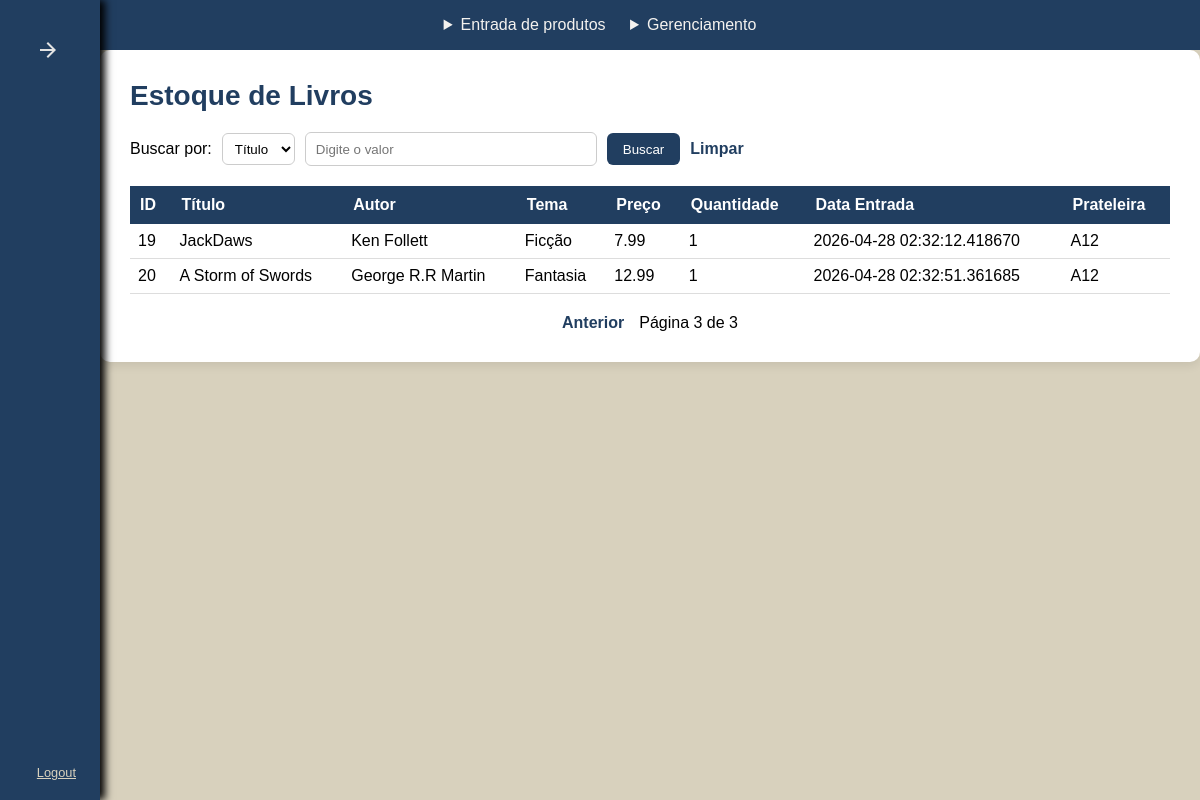
Screenshot of /livros?page=3 (signed in) with the database file from the repository.
### models/livro.py (models this page shows)
class Livro(db.Model):
    id = db.Column(
        db.Integer,
        primary_key=True
    )
    titulo = db.Column(
        db.String(200),
        nullable=False
    )
    autor = db.Column(
        db.String(150),
        nullable=False
    )
    preco_compra = db.Column(
        db.Float,
        nullable=False
    )
    quantidade = db.Column(
        db.Integer,
        nullable=False
    )
    tema = db.Column(
        db.String(100),
        nullable=False
    )
    data_entrada = db.Column(
        db.DateTime,
        default=datetime.utcnow
    )
    id_prateleira = db.Column(
        db.Integer,
        db.ForeignKey("prateleira.id"),
        nullable=False
    )
    prateleira = db.relationship( "Prateleira", backref="livros")

### models/prateleira.py (models this page shows)
class Prateleira(db.Model):
    id = db.Column(
        db.Integer,
        primary_key=True
    )
    codigo = db.Column(
        db.String(10),
        unique=True,
        nullable=False
    )
    descricao = db.Column(
        db.String(100)
    )
    id_setor = db.Column(
        db.Integer,
        db.ForeignKey("setor.id"),
        nullable=False
    )
    setor = db.relationship(
    "Setor",
    backref="prateleiras"
    )

### routes/estoque/listar_produtos.py (the view, shortened to what this page needs)
@listar_produtos_bp.route("/livros")
@login_required
def listar_livros():
    busca = request.args.get("busca")
    tipo_busca = request.args.get("tipo_busca", "titulo")
    query = Livro.query
    page = request.args.get("page", 1, type=int)
    livros = query.paginate(
        page=page,
        per_page=9
    )
    return render_template(
        "estoque/listar.html",
        livros=livros,
        busca=busca,
        tipo_busca=tipo_busca
    )

### auth.py (called while the page is built)
def login_required(func):
    @wraps(func)
    def wrapper(*args, **kwargs):
        if "usuario_id" not in session:
            return redirect(url_for("login.login"))
        return func(*args, **kwargs)
    return wrapper

### templates/estoque/listar.html (shortened to what this page needs)
<!DOCTYPE html>
<html lang="pt-BR">
<head>
    <link rel="stylesheet" href="../../static/css/estoque.css">
    <link rel="stylesheet" href="../../static/css/listar.css">
</head>
<body>
    <div class="headerbar">
        <div class="links_headerbar">
            <div class="dropbox_menu">
                <details>
                    <summary>Entrada de produtos</summary>
                </details>
                <details>
                    <summary>Gerenciamento</summary>
                </details>
            </div>
        </div>
    </div>
        <div class="sidebar">
            <div class="sidebar_click">
                <img src="../../static/media/arrow_open.svg" alt="" class="btn_sidebar_control">
            </div>
            <div class="sidebar_links" >
            </div>
            <div class="sidebar_login sidebar_close">
                <a href="#">Logout</a>
            </div>
        </div>
    <div>
    <main>
    <div class="estoque_container">
        <h1 class="estoque_titulo">
            Estoque de Livros
        </h1>
<form method="GET" class="busca_barra">
    <label>Buscar por:</label>
    <select name="tipo_busca">
        <option value="titulo"
            {% if tipo_busca == 'titulo' %}
                selected
            {% endif %}
        >
            Título
        </option>
    </select>
    <input
        type="text"
        name="busca"
        placeholder="Digite o valor"
        value="{{ busca or '' }}"
    >
    <button type="submit">
        Buscar
    </button>
    <a href="/produtos" class="btn_limpar">
        Limpar
    </a>
</form>
        <div class="tabela_container">
            <table>
                <tr>
                    <th>ID</th>
                    <th>Título</th>
                    <th>Autor</th>
                    <th>Tema</th>
                    <th>Preço</th>
                    <th>Quantidade</th>
                    <th>Data Entrada</th>
                    <th>Prateleira</th>
                </tr>
                {% for livro in livros.items %}
                <tr>
                    <td>{{ livro.id }}</td>
                    <td>{{ livro.titulo }}</td>
                    <td>{{ livro.autor }}</td>
                    <td>{{ livro.tema }}</td>
                    <td>{{ livro.preco_compra }}</td>
                    <td>{{ livro.quantidade }}</td>
                    <td>{{ livro.data_entrada }}</td>
                    <td>{{ livro.prateleira.codigo }}</td>
                </tr>
                {% endfor %}
            </table>
        </div>
        <div class="paginacao">
            {% if livros.has_prev %}
                <a href="?page={{ livros.prev_num }}">
                    Anterior
                </a>
            {% endif %}
            Página {{ livros.page }} de {{ livros.pages }}
        </div>
    </div>
    </main>
</body>
</html>

### static/css/estoque.css (style rules this page uses)
* { margin: 0; padding: 0; font-family: Arial, Helvetica, sans-serif; }
:root { --dourado: #E68C3A; --azul: #213E60; --cinza: #D8D1BD; --branco: #F4F2EF; }
body { display: flex; flex-direction: row; }
.headerbar { position: absolute; width: 100%; background-color: var(--azul); height: 50px; display: flex; align-items: center; justify-content: center; }
details { position: relative; display: inline-block; cursor: pointer; margin: 0 10px 0 10px; }
details summary { color: var(--branco); }
.sidebar { width: 300px; height: 100vh; position: absolute; left: -200px; transition: all ease 0.7s; display: flex; align-items: flex-start; flex-direction: column; justify-content: space-between; background-color: var(--azul); box-shadow: black 5px 0px 8px; }
.sidebar_click { width: 100%; display: flex; height: 100px; align-items: center; justify-content: space-between; }
.btn_sidebar_control { cursor: pointer; margin-right: 40px; }
.sidebar_links { display: flex; flex-direction: column; align-items: flex-start; height: 60%; overflow-y: auto; gap: 25px; align-self: center; width: 100%; }
.sidebar_login { display: flex; flex-direction: column; align-items: center; justify-content: center; width: 100%; padding-bottom: 20px; transition: all ease 0.7s; color: var(--branco); }
.sidebar_login a { color: var(--cinza); font-size: 80%; }
.sidebar_login.sidebar_close { align-items: flex-end; width: 50%; align-self: flex-end; margin-right: 24px; transition: all ease-in 0.4s; }
main { width: 100%; height: 100vh; display: flex; align-items: center; justify-content: center; background-color: var(--cinza); }

### static/css/listar.css (style rules this page uses)
body { width: 100vw; height: 100vh; overflow: hidden; }
main { margin-top: 50px; margin-left: 100px; width: calc(100vw - 100px); height: calc(100vh - 50px); display: flex; justify-content: center; align-items: flex-start; background-color: var(--cinza); overflow: hidden; }
.estoque_container { width: 95%; max-width: 1400px; background-color: white; padding: 30px; border-radius: 10px; box-shadow: 0 4px 10px rgba(0,0,0,0.08); display: flex; flex-direction: column; gap: 20px; overflow: hidden; }
.estoque_titulo { font-size: 28px; color: var(--azul); }
.busca_barra { display: flex; gap: 10px; align-items: center; }
.busca_barra input { width: 280px; height: 32px; border-radius: 6px; border: 1px solid #ccc; padding-left: 10px; }
.busca_barra button { height: 32px; padding: 0 16px; border-radius: 6px; border: none; background-color: var(--azul); color: white; cursor: pointer; }
.busca_barra select { height: 32px; border-radius: 6px; border: 1px solid #ccc; padding: 0 8px; background-color: white; }
.btn_limpar { text-decoration: none; color: var(--azul); font-weight: bold; }
.tabela_container { width: 100%; overflow-x: auto; }
table { width: 100%; border-collapse: collapse; }
th { background-color: var(--azul); color: white; padding: 10px; text-align: left; }
td { padding: 8px; border-bottom: 1px solid #ddd; }
.paginacao { display: flex; justify-content: center; gap: 15px; align-items: center; }
.paginacao a { text-decoration: none; color: var(--azul); font-weight: bold; }

### rows the page displays
Livro: id "19", titulo "JackDaws", autor "Ken Follett", tema "Ficção", preco_compra "7.99", quantidade "1", data_entrada "2026-04-28 02:32:12.418670", prateleira.codigo "A12"
Livro: id "20", titulo "A Storm of Swords", autor "George R.R Martin", tema "Fantasia", preco_compra "12.99", quantidade "1", data_entrada "2026-04-28 02:32:51.361685", prateleira.codigo "A12"

### other values shown
{{ livros.page }} "3"
{{ livros.pages }} "3"
